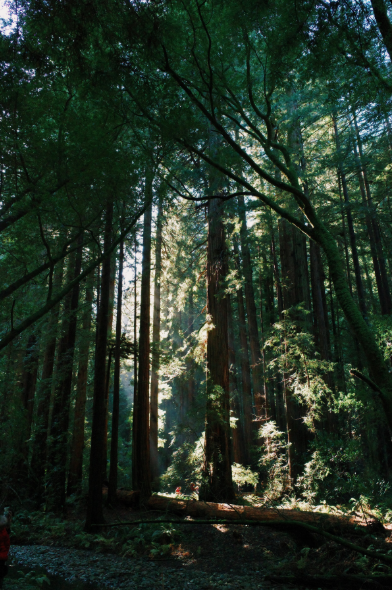
#> input picture img.png, 392 x 590 px
$ python 'Assignment program2.py'
#> lines starting #> are read from the running program, lines starting #| are printed output that depends on the picture
import cv2

# Read image
image = cv2.imread("img.png")
#> image is the input picture: shape (590, 392, 3); mean B, G, R 37, 49.4, 35.6

if image is None:
    print("Image not found!")

else:
    # Convert to grayscale
    gray = cv2.cvtColor(image, cv2.COLOR_BGR2GRAY)
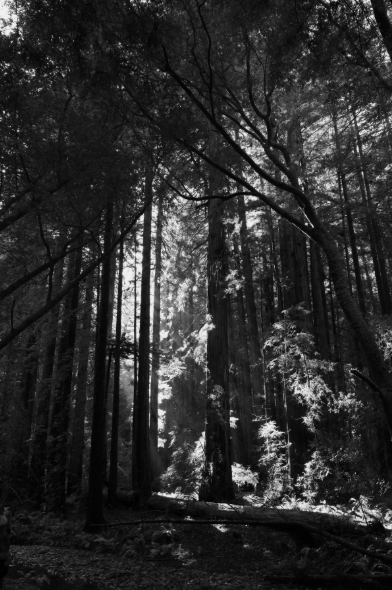
#> gray: shape (590, 392); min 0, max 239, mean 43.9

    # Apply Histogram Equalization
    equalized = cv2.equalizeHist(gray)
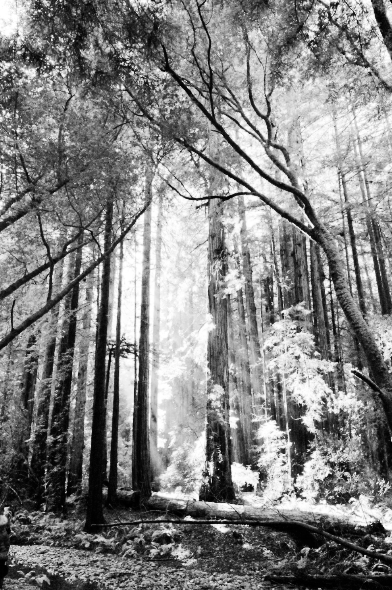
#> equalized: shape (590, 392); min 0, max 255, mean 129.4

    # Display images
    cv2.imshow("Original Grayscale", gray)
    cv2.imshow("Histogram Equalized Image", equalized)

    print("Histogram Equalization completed successfully.")

    cv2.waitKey(0)
    cv2.destroyAllWindows()
